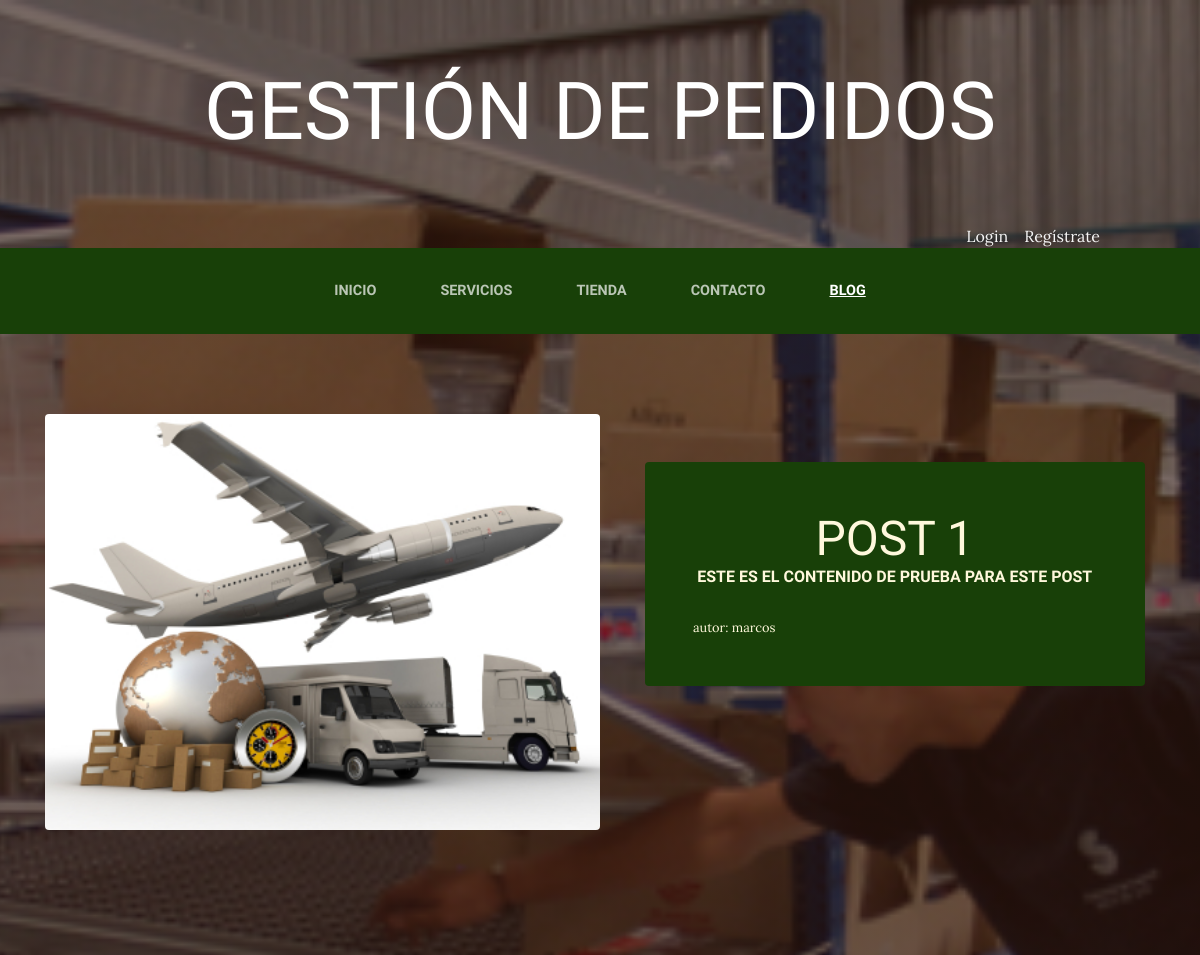
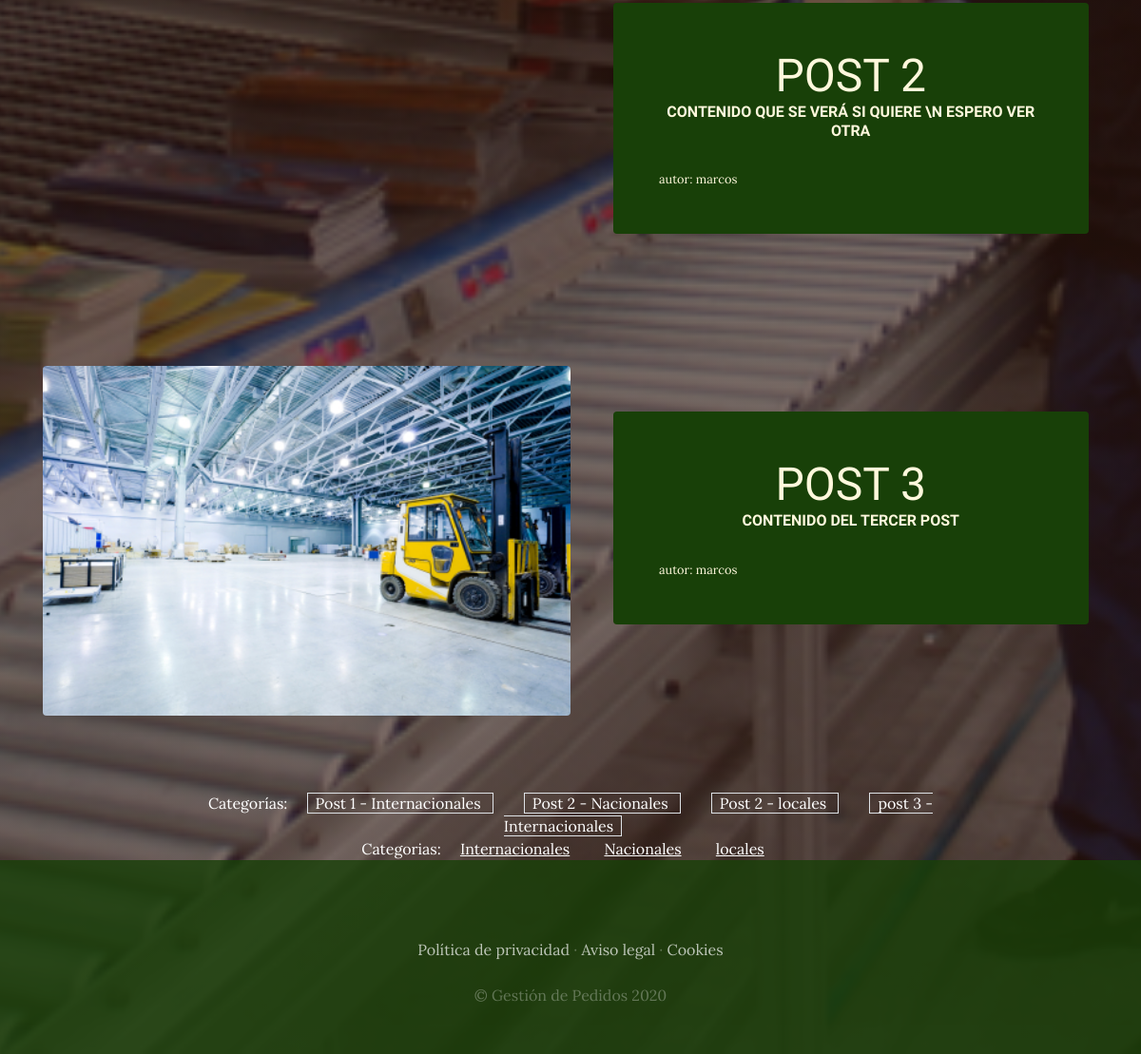
Screenshot of /blog/ with the database file from the repository (2 pictures, top to bottom).
### blog/models.py (models this page shows, shortened)
class Post(models.Model):
    titulo = models.CharField(max_length=50)
    contenido=models.CharField(max_length=50)
    imagen=models.ImageField(upload_to='blog',null=True,blank=True)
    autor=models.ForeignKey(User,on_delete=models.CASCADE)
    categorias=models.ManyToManyField(Categoria)
    create=models.DateTimeField(auto_now=True)
    updated=models.DateTimeField(auto_now=True)
    class Meta:
        verbose_name='post'
        verbose_name_plural='posts'

class Categoria(models.Model):
    nombre = models.CharField(max_length=50)
    created=models.DateTimeField(auto_now=True)
    updated=models.DateTimeField(auto_now=True)
    class Meta:
        verbose_name='categoria'
        verbose_name_plural='categorias'
    def __str__(self):
        return self.nombre

### blog/views.py (the view)
# urls.py: 2. Add a URL to urlpatterns:  path('blog/', include('blog.urls'))
def blog(request):
    posts=Post.objects.all()
    categor=[]
    for post in posts:
        categorias=post.categorias.all()
        categorias=list(categorias)
        for categoria in categorias:
            categor.append(categoria)
    catego=set(categor)
    return render(request,'blog/blog.html',{'posts':posts,'categos':catego})

### carro/context_processor.py (called while the page is built)
def importe_total_carro(request):
    total = 0
    if request.session and "carro" in request.session:
        for key, value in request.session['carro'].items():
            total += float(value['precio']) # *value['cantidad'])
    return {'importe_total_carro':total}

### blog/templates/blog/blog.html (shortened to what this page needs)
{% extends 'ProjectoWebApp/base.html' %}
{% load static %}
{% block content %}
    {% for post in posts %}
    <section class="page-section clearfix">
        <div class="container">
          <div class="intro">
            {% if post.imagen %}
              <img class="intro-img img-fluid mb-3 mb-lg-0 rounded" src="{{post.imagen.url}}" alt="" style="width: 50%;">
            {% else %}
              <div class="intro-img" style="width: 50%; height: 350;">
              </div>
            {% endif %}
            <div class="intro-text left-0 text-center bg-faded p-5 rounded">
              <h2 class="section-heading mb-4" >
                <span class="section-heading-lower">{{post.titulo}}</span>
                <span class="section-heading-upper">{{post.contenido}}</span>
              </h2>
              <div style='text-align: left; font-size: 0.8em;'>
               autor: {{post.autor}}
              </div>
            </div>
          </div>
        </div>
      </section>
    {% endfor %}
<section>
  <div style="width: 75%; margin: auto; text-align: center; color: white;">
    Categorías:
    {% for post in posts %}
      {% for categoria in post.categorias.all %}
        <span class="mx-3 px-2 border" > {{post.titulo}} - {{categoria.nombre}} </span>
      {% endfor %}
    {% endfor %}
  </div>
</section>
<section>
  <div style="width: 75%; margin: auto; text-align: center; color: white;">
    Categorias:
    {% for catego in categos %}
    <span class="mx-3" ><a href="{% url 'categoria' catego.id %}" class=linksCategorias>{{catego}}</a> </span>
    {% endfor %}
  </div>
</section>
{% endblock %}

### ProjectoWebApp/static/ProjectoWebApp/css/gestion.css (style rules this page uses)
body { font-family: 'Lora'; background: linear-gradient(rgba(47, 23, 15, 0.65), rgba(47, 23, 15, 0.65)), url("../img/bg_main.jpg"); background-attachment: fixed; background-position: center; background-size: cover; }
h1, h2, h3, h4, h5, h6 { font-family: 'Raleway'; }
.page-section { margin-top: 5rem; margin-bottom: 5rem; }
.section-heading { text-transform: uppercase; }
.section-heading .section-heading-upper { display: block; font-size: 1rem; font-weight: 800; padding-bottom:.5rem; }
.section-heading .section-heading-lower { display: block; font-size: 3rem; font-weight: 100; }
.bg-faded { background-color: rgba(255, 255, 255, 0.85); }
.intro { position: relative; }
@media (min-width: 992px) { .intro .intro-img { width: 75%; float: left; } }
@media (min-width: 992px) { .intro .intro-text { left: 600; width: 60%; margin-top: 3rem; background-color: rgba(24, 64, 8); color: cornsilk; position: absolute; } }
@media (min-width: 1200px) { .intro .intro-text { width: 45%; } }
.linksCategorias { color: white !important; text-decoration: underline; }

### rows the page displays
Post: imagen (picture), titulo "POST 1", contenido "ESTE ES EL CONTENIDO DE PRUEBA PARA ESTE POST", autor "marcos", titulo "Post 1"
Post: titulo "POST 2", contenido "CONTENIDO QUE SE VERÁ SI QUIERE \\N ESPERO VER OTRA", autor "marcos", titulo "Post 2"
Post: imagen (picture), titulo "POST 3", contenido "CONTENIDO DEL TERCER POST", autor "marcos", titulo "post 3"
Categoria: nombre "Internacionales"
Categoria: nombre "Nacionales"
Categoria: nombre "locales"
